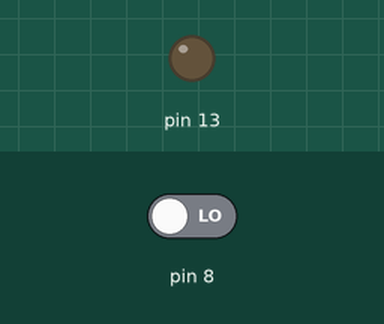
A sketch run on a simulated Arduino Uno, built with avr-gcc and run on an emulated ATmega328P. Shown: output pins drawn as LEDs (lit = HIGH). The inputs (shaded band) are chosen by the test bench; at power-on: pin 8 LOW.

Above: at 1.2 s.
1.3 s: pin 8 driven HIGH
At 1.7 s:
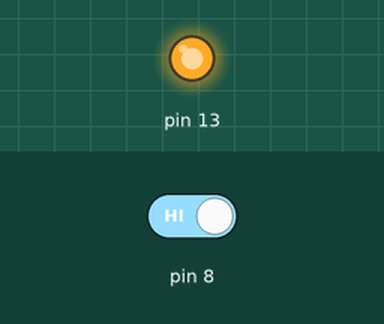
2.8 s: pin 8 driven LOW
At 4.0 s:
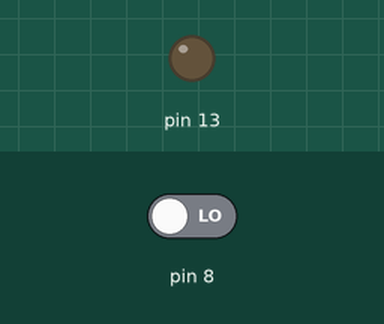
Timing chart, 0 to 5.8 s (numbered marks = the images above; inputs shaded):
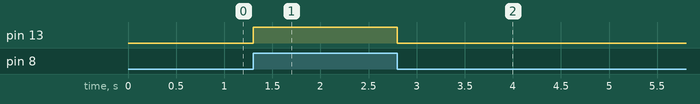

The sketch:

week3_lab2.ino
```cpp
// C++ code
//
void setup()
{
  pinMode(13, OUTPUT);
  pinMode(8, INPUT);
}

void loop(){

  if(digitalRead(8) == HIGH){
     digitalWrite(13, HIGH);
  }
  else{
    digitalWrite(13, LOW);
  }
}
```

Measured:
- after the input at 1.3 s, pin 13: LOW → HIGH at once
- after the input at 2.8 s, pin 13: HIGH → LOW at once
